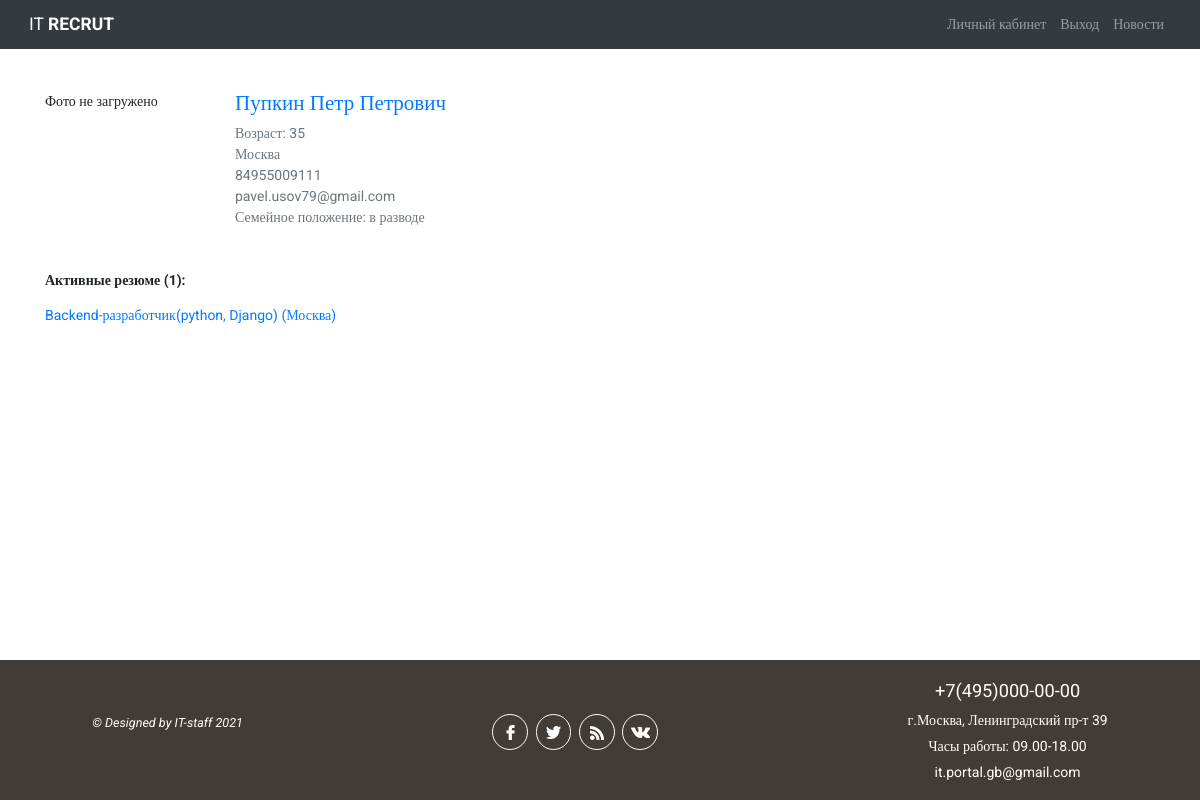
Page /worker/seeker_profile/6/ (signed in) on the earlier database version.
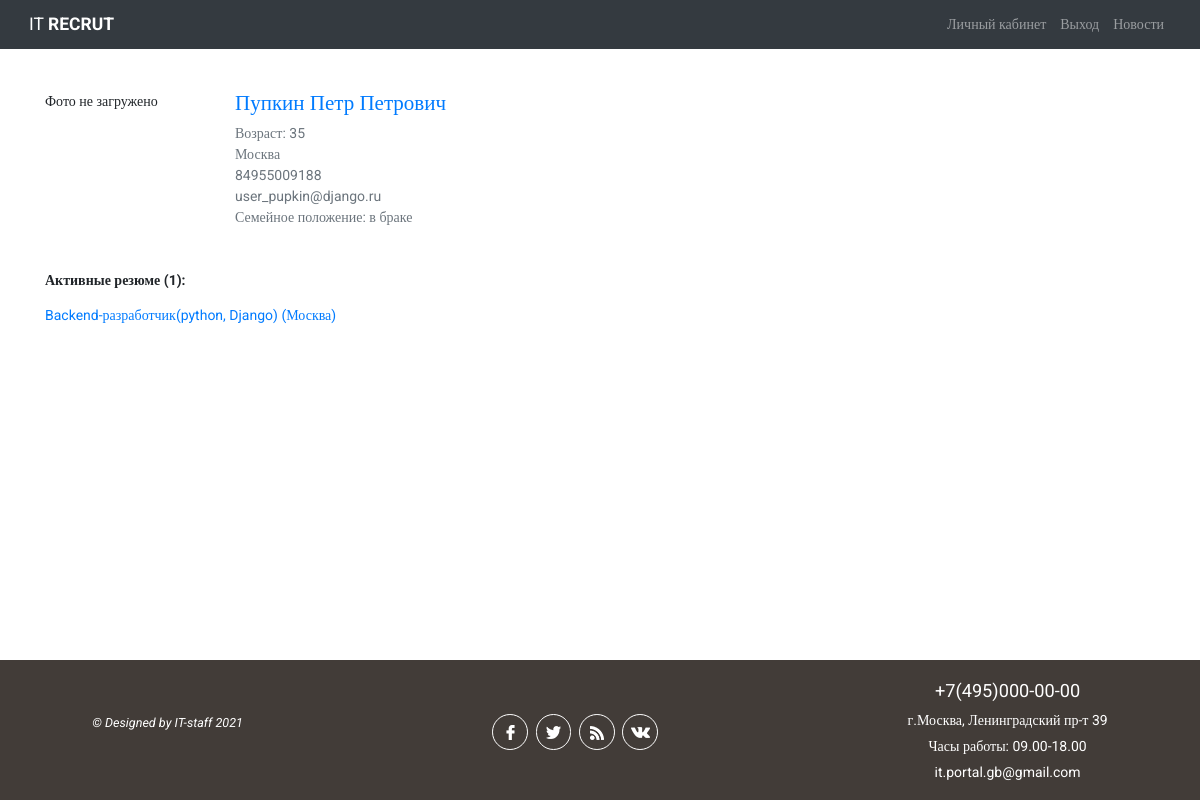
Same page on the later database version.
### authapp/models.py (models this page shows, shortened)
class Seeker(models.Model):
    NEED_MODER = 'need_moderation'
    MODER_OK = 'moderation_ok'
    MODER_REJECT = 'moderation_reject'
    SEEKER_STATUS_CHOICES = (
        (NEED_MODER, 'требуется модерация'),
        (MODER_OK, 'модерация пройдена успешно'),
        (MODER_REJECT, 'отклонено модератором')
    )
    SEX_CHOICE = (
        ('male', 'мужской'),
        ('female', 'женский')
    )
    MARRIED_STATUS = (
        ('h', 'холост'),
        ('m', 'в браке'),
        ('d', 'в разводе')
    )
    patronimyc = models.CharField(verbose_name='Отчество', max_length=64)
    age = models.PositiveSmallIntegerField(verbose_name='возраст', default=18)
    sex = models.CharField(verbose_name='Ваш пол', max_length=32, choices=SEX_CHOICE)
    married = models.CharField(verbose_name='Семейное положение', max_length=1, choices=MARRIED_STATUS)
    city = models.CharField(verbose_name='город', max_length=64, blank=True)
    skills = models.TextField(verbose_name='Навыки (знание программ)', max_length=264, blank=True)
    hobby = models.TextField(verbose_name='Ваши увлечения', max_length=264, blank=True)
    tel = models.CharField(verbose_name='телефон', max_length=11, blank=True)
    photo = models.ImageField(upload_to='seeker_photo', blank=True)
    is_active = models.BooleanField(default=True)
    user = models.OneToOneField(User, on_delete=models.CASCADE)
    status = models.CharField(verbose_name='статус соискателя на сайте',
                              choices=SEEKER_STATUS_CHOICES, default=NEED_MODER, max_length=32)
    failed_moderation = models.CharField(max_length=512, blank=True, verbose_name='поле '
                                                                                  'заполняется в случае отклонения модерации')
    activation_key = models.CharField(max_length=128, blank=True)
    activation_key_expires = models.DateTimeField(default=(datetime.now() + timedelta(hours=24)))
    class Meta:
        verbose_name_plural = 'Соискатели'

### workerapp/views.py (the view)
# urls.py: path('seeker_profile/<int:seeker_id>/', views.SeekerProfileView.as_view(), name='seeker_profile'),
class SeekerProfileView(LoginRequiredMixin, TemplateView):
    template_name = 'workerapp/seeker_profile.html'
    def get_context_data(self, **kwargs):
        context = super().get_context_data(**kwargs)
        context['title'] = 'Профиль соискателя'
        context['seeker'] = get_object_or_404(Seeker, pk=self.kwargs['seeker_id'])
        context['resumes'] = Resume.objects.filter(action='moderation_ok', hide=False,
                                                   seeker=context['seeker']).order_by('published')
        return context

### workerapp/templates/workerapp/seeker_profile.html (shortened to what this page needs)
{% extends 'mainapp/base.html' %}
{% load static %}
{% block content %}
<div class="container my-5">
  <div class="row">
    <div class="col-3 col-md-2">
      {% if seeker.photo %}
      <img class="card-img" src="/media/{{ seeker.photo }}" alt="фото {{ seeker.user.first_name }}">
      {% else %}
        <p class="card_img">Фото не загружено</p>
      {% endif %}
    </div>
    <div class="col-9 col-md-10 mb-5">
        <p class="h4" style="color:#007bff;">{{ seeker.user.first_name }} {{ seeker.user.last_name }} {{ seeker.patronimyc }}</p>
        <p class="text-muted mb-0">Возраст: {{ seeker.age }}</p>
        <p class="text-muted mb-0">{{ seeker.city }}</p>
        <p class="text-muted mb-0">{{ seeker.tel }}</p>
        <p class="text-muted mb-0">{{ seeker.user.email }}</p>
        <p class="text-muted mb-0">Семейное положение: {{ seeker.get_married_display }}</p>
    </div>
  </div>
  <div class="row">
    <div class="col-10">
        {% if resumes %}
            <p class="font-weight-bold">Активные резюме ({{ resumes|length }}):</p>
            <div class="mb-5">
                {% for item in resumes %}
                    <p><a class="mb-0" href="{% url 'worker:resume_view' seeker.pk item.pk %}">{{ item.position }} ({{ item.seeker.city }})</a></p>
                {% endfor %}
            </div>
        {% endif %}
    </div>
  </div>
</div>
{% endblock content %}

Differences in the rows shown:
changed Seeker "Петрович": tel "84955009111" → "84955009188"; user.email "pavel.usov79@gmail.com" → "user_pupkin@django.ru"; married "в разводе" → "в браке"
